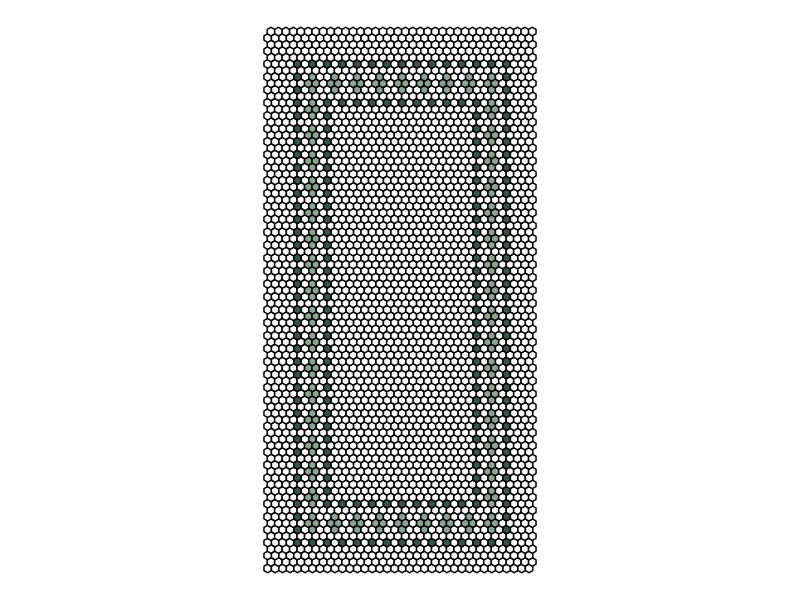
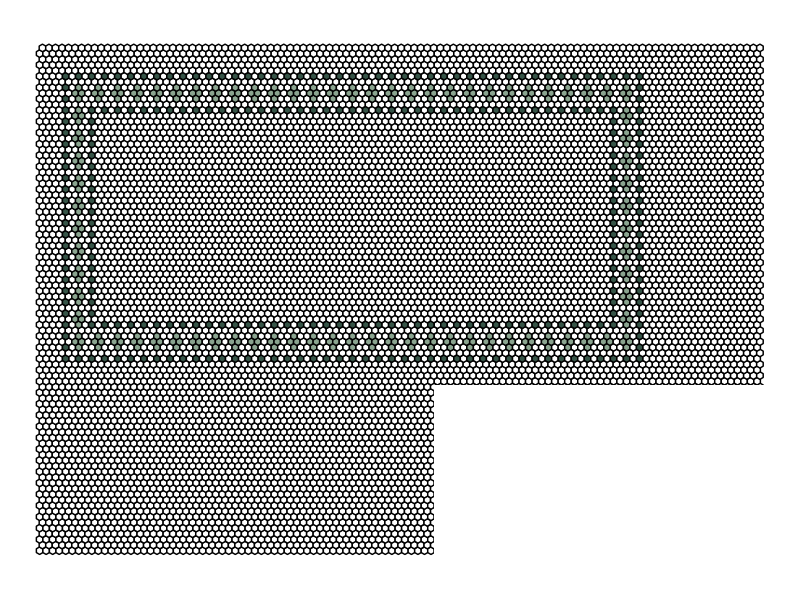
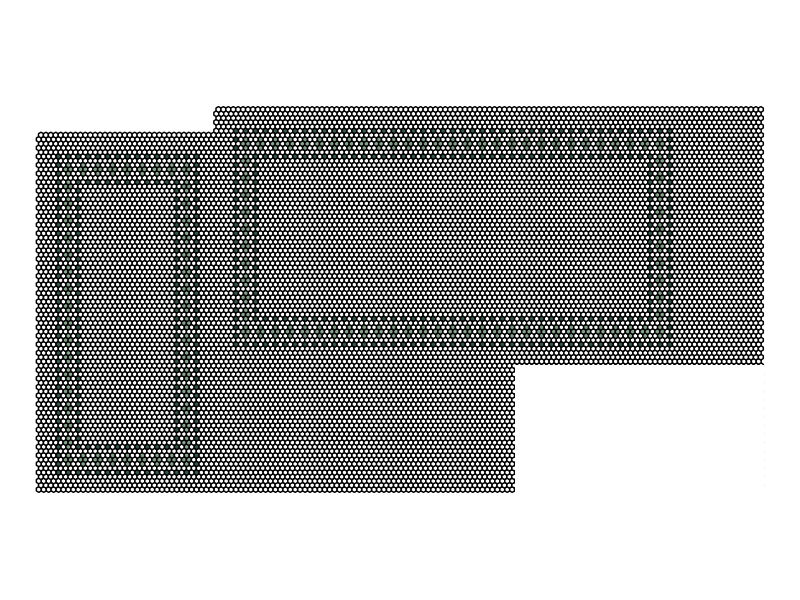

Here is the R script that generated these plots, in order: (Note: this script raises an error after producing the figures.)
## ---- chunk 1
knitr::opts_chunk$set(echo = TRUE)
## ---- chunk 2
library(tidyverse)
## ---- chunk 3
shower_width <- 36

shower_length <- 72

n_across <- shower_width

n_down <- ceiling(shower_length/(3/sqrt(3)))

inset_left <- 5
inset_right <- 4
inset_top <- 6
inset_bottom <- 5

across_xs <- rep(c(0,0, .5, 1, 1, .5, 0), n_across) +
    rep(0:(n_across-1), each = 7)

across_ys <- rep(c(0, 1/sqrt(3), 3/(2*sqrt(3)), 1/sqrt(3), 0,-1/(2*sqrt(3)), 0), n_across)
## ---- chunk 4
light_green <- c(
  # vertical diamonds
  # left column, middle
  seq((inset_bottom + 1)*n_across + inset_left + 2, 
      2*n_across*n_down - (inset_top + 2)*n_across + inset_left + 2, 
      2*n_across),
  # left column, left side
  seq((inset_bottom + 2)*n_across + inset_left + 1, 
      2*n_across*n_down - (inset_top + 2)*n_across + inset_left + 1, 
      4*n_across),
  # left column, right side
  seq((inset_bottom + 2)*n_across + inset_left + 2, 
      2*n_across*n_down - (inset_top + 2)*n_across + inset_left + 2, 
      4*n_across),
  # right column, middle
  seq((inset_bottom + 2)*n_across - inset_right - 1, 
      2*n_across*n_down - (inset_top + 1)*n_across - inset_right -1, 
      2*n_across),
  # right column, right side
  seq((inset_bottom + 3)*n_across - inset_right - 1, 
      2*n_across*n_down - (inset_top)*n_across - inset_right - 1, 
      4*n_across),
  # right column, left side
  seq((inset_bottom + 3)*n_across - inset_right - 2, 
      2*n_across*n_down - (inset_top)*n_across - inset_right - 2, 
      4*n_across),
  # bottom row, bottom
  seq((inset_bottom + 1)*n_across + inset_left + 2,
      (inset_bottom + 2)*n_across - inset_right - 1,
      3),
  # bottom row, top
  seq((inset_bottom + 3)*n_across + inset_left + 2,
      (inset_bottom + 4)*n_across - inset_right - 1,
      3),
  # bottom row, middle
  seq((inset_bottom + 2)*n_across + inset_left + 1,
      (inset_bottom + 3)*n_across - inset_right - 2,
      3),
  seq((inset_bottom + 2)*n_across + inset_left + 2,
      (inset_bottom + 3)*n_across - inset_right - 1,
      3),
  # top row, top
  seq(2*n_across*n_down - (inset_top + 2)*n_across + inset_left + 2,
      2*n_across*n_down - (inset_top + 1)*n_across - inset_right -1,
      3),
  # top row, bottom
  seq(2*n_across*n_down - (inset_top + 4)*n_across + inset_left + 2,
      2*n_across*n_down - (inset_top + 3)*n_across - inset_right -1,
      3),
  # top row, middle
  seq(2*n_across*n_down - (inset_top + 3)*n_across + inset_left + 1,
      2*n_across*n_down - (inset_top + 2)*n_across - inset_right - 2,
      3),
  seq(2*n_across*n_down - (inset_top + 3)*n_across + inset_left + 2,
      2*n_across*n_down - (inset_top + 2)*n_across - inset_right - 1,
      3)
  
   # stars
#   c(
#       c(2762, 2762 + n_across, 2762 + 3*n_across, 2762 + 4*n_across),
#       seq(362, by = 50, length.out = 2), 
#       seq(362, by = 50, length.out = 2) + 1,
#       c(2860,2861, 2863, 2864)
#     ) + 103,
#   c(
#       c(2762, 2762 + n_across, 2762 + 3*n_across, 2762 + 4*n_across),
#       seq(362, by = 50, length.out = 2), 
#       seq(362, by = 50, length.out = 2) + 1,
#       c(2860,2861, 2863, 2864)
#     ) + 103 + 500,
#   c(
#       c(2762, 2762 + n_across, 2762 + 3*n_across, 2762 + 4*n_across),
#       seq(362, by = 50, length.out = 2), 
#       seq(362, by = 50, length.out = 2) + 1,
#       c(2860,2861, 2863, 2864)
#     ) + 103 + 1000,
#   c(
#       c(2762, 2762 + n_across, 2762 + 3*n_across, 2762 + 4*n_across),
#       seq(362, by = 50, length.out = 2), 
#       seq(362, by = 50, length.out = 2) + 1,
#       c(2860,2861, 2863, 2864)
#     ) + 103 + 1500,
#   c(
#       c(2762, 2762 + n_across, 2762 + 3*n_across, 2762 + 4*n_across),
#       seq(362, by = 50, length.out = 2), 
#       seq(362, by = 50, length.out = 2) + 1,
#       c(2860,2861, 2863, 2864)
#     ) + 123,
#   c(
#       c(2762, 2762 + n_across, 2762 + 3*n_across, 2762 + 4*n_across),
#       seq(362, by = 50, length.out = 2), 
#       seq(362, by = 50, length.out = 2) + 1,
#       c(2860,2861, 2863, 2864)
#     ) + 123 + 500,
#   c(
#       c(2762, 2762 + n_across, 2762 + 3*n_across, 2762 + 4*n_across),
#       seq(362, by = 50, length.out = 2), 
#       seq(362, by = 50, length.out = 2) + 1,
#       c(2860,2861, 2863, 2864)
#     ) + 123 + 1000,
#   c(
#       c(2762, 2762 + n_across, 2762 + 3*n_across, 2762 + 4*n_across),
#       seq(362, by = 50, length.out = 2), 
#       seq(362, by = 50, length.out = 2) + 1,
#       c(2860,2861, 2863, 2864)
#     ) + 123 + 1500
)

dark_green <- c(
  # outer every other dot
  seq((inset_bottom-1)*n_across + inset_left, 
      inset_bottom*n_across - inset_right + 1, 2),
  seq(2*n_across*n_down - inset_top*n_across + inset_left, 
      2*n_across*n_down - (inset_top - 1)*n_across - inset_right + 1, 
      2),
  seq((inset_bottom-1)*n_across + inset_left, 
      2*n_across*n_down - inset_top*n_across + inset_left, 
      2*n_across),
  seq(inset_bottom*n_across - inset_right + 1, 
      2*n_across*n_down - (inset_top - 1)*n_across - inset_right + 1, 
      2*n_across),
  # inner every other dot
  seq((inset_bottom + 5)*n_across + inset_left + 4, 
      (inset_bottom + 6)*n_across - inset_right - 3, 2),
  seq(2*n_across*n_down - (inset_top + 6)*n_across + inset_left + 4, 
      2*n_across*n_down - (inset_top + 5)*n_across - inset_right -3, 
      2),
  seq((inset_bottom + 5)*n_across + inset_left + 4, 
      2*n_across*n_down - (inset_top + 6)*n_across + inset_left + 4, 
      2*n_across),
  seq((inset_bottom + 6)*n_across - inset_right - 3, 
      2*n_across*n_down - (inset_top + 5)*n_across - inset_right -3, 
      2*n_across) 
)

hexagon <- tibble(
  x = rep(c(across_xs, across_xs + sqrt(3)/4), n_down),
  y = rep(c(across_ys, across_ys + 3/(2*sqrt(3))), n_down) + 
    rep((0:(n_down - 1))*(3/sqrt(3)), each = 2*7*n_across),
  group = rep(1:(2*n_across*n_down), each = 7),
  colors = if_else(group %in% light_green,
                   "#8aa48f",
                   if_else(group %in% dark_green,
                          "#365447",
                          "white"))
)

## ---- chunk 5
make_floor_hex <- function(dim_width, dim_length, inset_left, inset_right, inset_top, inset_bottom){
  n_across <- dim_width
  n_down <- ceiling(dim_length/(3/sqrt(3)))
  
  across_xs <- rep(c(0,0, .5, 1, 1, .5, 0), n_across) +
    rep(0:(n_across-1), each = 7)
  
  across_ys <- rep(c(0, 1/sqrt(3), 3/(2*sqrt(3)), 1/sqrt(3), 0,-1/(2*sqrt(3)), 0), n_across)
  light_green <- c(
    # vertical diamonds
    # left column, middle
    seq((inset_bottom + 1)*n_across + inset_left + 2, 
        2*n_across*n_down - (inset_top + 2)*n_across + inset_left + 2, 
        2*n_across),
    # left column, left side
    seq((inset_bottom + 2)*n_across + inset_left + 1, 
        2*n_across*n_down - (inset_top + 2)*n_across + inset_left + 1, 
        4*n_across),
    # left column, right side
    seq((inset_bottom + 2)*n_across + inset_left + 2, 
        2*n_across*n_down - (inset_top + 2)*n_across + inset_left + 2, 
        4*n_across),
    # right column, middle
    seq((inset_bottom + 2)*n_across - inset_right - 1, 
        2*n_across*n_down - (inset_top + 1)*n_across - inset_right -1, 
        2*n_across),
    # right column, right side
    seq((inset_bottom + 3)*n_across - inset_right - 1, 
        2*n_across*n_down - (inset_top)*n_across - inset_right - 1, 
        4*n_across),
    # right column, left side
    seq((inset_bottom + 3)*n_across - inset_right - 2, 
        2*n_across*n_down - (inset_top)*n_across - inset_right - 2, 
        4*n_across),
    # bottom row, bottom
    seq((inset_bottom + 1)*n_across + inset_left + 2,
        (inset_bottom + 2)*n_across - inset_right - 1,
        3),
    # bottom row, top
    seq((inset_bottom + 3)*n_across + inset_left + 2,
        (inset_bottom + 4)*n_across - inset_right - 1,
        3),
    # bottom row, middle
    seq((inset_bottom + 2)*n_across + inset_left + 1,
        (inset_bottom + 3)*n_across - inset_right - 2,
        3),
    seq((inset_bottom + 2)*n_across + inset_left + 2,
        (inset_bottom + 3)*n_across - inset_right - 1,
        3),
    # top row, top
    seq(2*n_across*n_down - (inset_top + 2)*n_across + inset_left + 2,
        2*n_across*n_down - (inset_top + 1)*n_across - inset_right -1,
        3),
    # top row, bottom
    seq(2*n_across*n_down - (inset_top + 4)*n_across + inset_left + 2,
        2*n_across*n_down - (inset_top + 3)*n_across - inset_right -1,
        3),
    # top row, middle
    seq(2*n_across*n_down - (inset_top + 3)*n_across + inset_left + 1,
        2*n_across*n_down - (inset_top + 2)*n_across - inset_right - 2,
        3),
    seq(2*n_across*n_down - (inset_top + 3)*n_across + inset_left + 2,
        2*n_across*n_down - (inset_top + 2)*n_across - inset_right - 1,
        3)
  )
  
  dark_green <- c(
    # outer every other dot
    seq((inset_bottom-1)*n_across + inset_left, 
        inset_bottom*n_across - inset_right + 1, 2),
    seq(2*n_across*n_down - inset_top*n_across + inset_left, 
        2*n_across*n_down - (inset_top - 1)*n_across - inset_right + 1, 
        2),
    seq((inset_bottom-1)*n_across + inset_left, 
        2*n_across*n_down - inset_top*n_across + inset_left, 
        2*n_across),
    seq(inset_bottom*n_across - inset_right + 1, 
        2*n_across*n_down - (inset_top - 1)*n_across - inset_right + 1, 
        2*n_across),
    # inner every other dot
    seq((inset_bottom + 5)*n_across + inset_left + 4, 
        (inset_bottom + 6)*n_across - inset_right - 3, 2),
    seq(2*n_across*n_down - (inset_top + 6)*n_across + inset_left + 4, 
        2*n_across*n_down - (inset_top + 5)*n_across - inset_right -3, 
        2),
    seq((inset_bottom + 5)*n_across + inset_left + 4, 
        2*n_across*n_down - (inset_top + 6)*n_across + inset_left + 4, 
        2*n_across),
    seq((inset_bottom + 6)*n_across - inset_right - 3, 
        2*n_across*n_down - (inset_top + 5)*n_across - inset_right -3, 
        2*n_across) 
  )
  
  hexagon <- tibble(
    x = rep(c(across_xs, across_xs + sqrt(3)/4), n_down),
    y = rep(c(across_ys, across_ys + 3/(2*sqrt(3))), n_down) + 
      rep((0:(n_down - 1))*(3/sqrt(3)), each = 2*7*n_across),
    group = rep(1:(2*n_across*n_down), each = 7),
    colors = if_else(group %in% light_green,
                     "#8aa48f",
                     if_else(group %in% dark_green,
                             "#365447",
                             "white"))
  )
  hexagon
}
## ---- chunk 6
shower <- make_floor_hex(
  dim_width = 36, 
  dim_length = 72, 
  inset_left = 5, 
  inset_right = 4, 
  inset_top = 6, 
  inset_bottom = 5)
## ---- chunk 7
shower %>% 
  ggplot(aes(x = x,
             y = y, 
             group = group)) +
  geom_polygon(color = "black",
               aes(fill = colors)) +
  scale_fill_identity() +
  # geom_text(data = . %>%
  #             group_by(group) %>%
  #             summarize(mid_x = mean(x),
  #                       mid_y = mean(y)),
  #           aes(x = mid_x,
  #               y = mid_y,
  #               label = group)) +
  coord_equal() +
  theme_void()
## ---- chunk 8
bathroom <- make_floor_hex(
  dim_width = 111, 
  dim_length = 77.875, 
  inset_left = 5, 
  inset_right = 19, 
  inset_top = 6, 
  inset_bottom = 35)
## ---- chunk 9
bathroom %>% 
  ggplot(aes(x = x,
             y = y)) +
  geom_polygon(color = "black",
               aes(group = group,
                   fill = colors)) +
  geom_polygon(data = tibble(x = c(61, 61, 111.5, 111.5, 61),
                             y = c(-.5, 25 + 5/8, 25 + 5/8, -.5, -.5)),
               fill = "white") +
  scale_fill_identity() +
  # geom_text(data = . %>%
  #             group_by(group) %>%
  #             summarize(mid_x = mean(x),
  #                       mid_y = mean(y)),
  #           aes(x = mid_x,
  #               y = mid_y,
  #               label = group)) +
  coord_equal() +
  theme_void()
## ---- chunk 10
bathroom %>% 
 mutate(x = x + 36) %>% 
  ggplot(aes(x = x,
             y = y)) +
  geom_polygon(color = "black",
               aes(group = group,
                   fill = colors)) +
  geom_polygon(data = shower,
               color = "black",
               aes(fill = colors, 
                   group = group)) +
  geom_polygon(data = tibble(x = c(61, 61, 111.5, 111.5, 61) + 36,
                             y = c(-.5, 25 + 5/8, 25 + 5/8, -.5, -.5)),
               fill = "white") +
  scale_fill_identity() +
  coord_equal() +
  theme_void()
## ---- chunk 11

# #8aa48f light
# #365447 dark
# #754a41 burgundy

hexagon %>% 
  ggplot(aes(x = x,
             y = y, 
             group = group)) +
  geom_polygon(color = "black",
               aes(fill = colors)) +
  geom_polygon(data = hexagon2,
               aes(fill = colors),
               color = "black") +
  geom_text(data = . %>%
              group_by(group) %>%
              summarize(mid_x = mean(x),
                        mid_y = mean(y)),
            aes(x = mid_x,
                y = mid_y,
                label = group)) +
  geom_text(data = hexagon2 %>%
              group_by(group) %>%
              summarize(mid_x = mean(x),
                        mid_y = mean(y)),
            aes(x = mid_x,
                y = mid_y,
                label = group)) +
  scale_fill_identity() +
  coord_equal() +
  theme_void()
## ---- chunk 12
ggsave(filename = "bathroom_floor.png")
ggsave(filename = "bathroom_floor.pdf")

ggsave(filename = "bathroom_floor_numbered.pdf", height = 40, width = 30)
